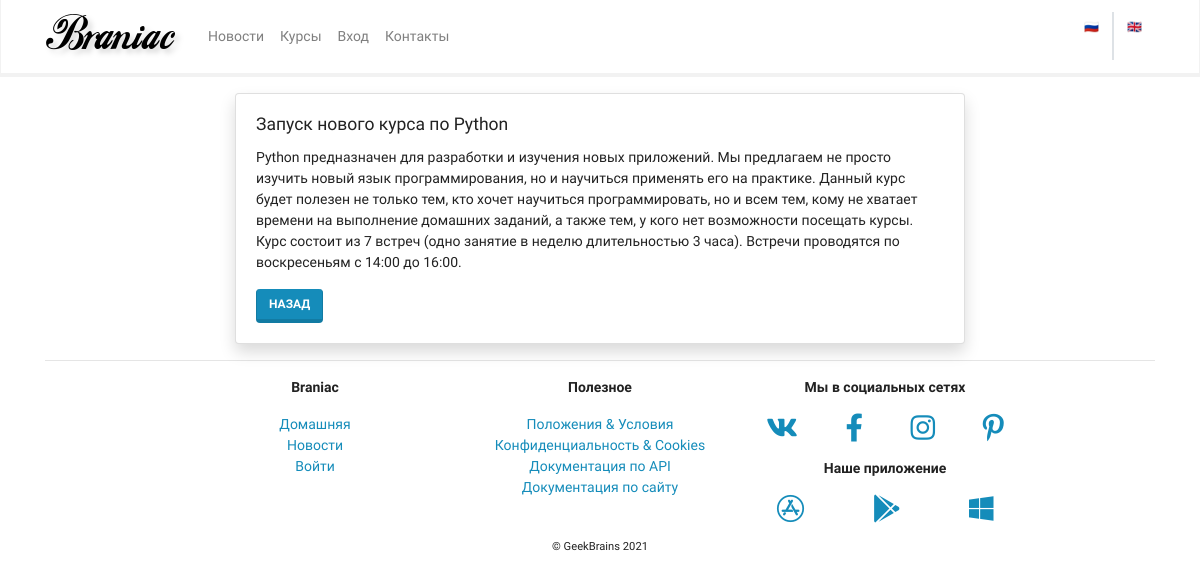
Page /home/news/1/detail/ on the committed database.
### mainapp/models.py (models this page shows, shortened)
class BaseModel(models.Model):  # base class should subclass 'django.db.models.Model'
    created_at = models.DateTimeField(auto_now_add=True, verbose_name=_("created_at"), editable=False)
    updated_at = models.DateTimeField(auto_now=True, verbose_name="_(updated_at)", editable=False)
    deleted = models.BooleanField(default=False, verbose_name=_("deleted"))
    class Meta:
        abstract = True

class News(BaseModel):
    objects = NewsManager()
    DoesNotExist = models.Manager
    title = models.CharField(max_length=256, verbose_name="title")
    preambule = models.CharField(max_length=1024, verbose_name=_("preambule"))
    body = models.TextField(blank=True, null=True, verbose_name=_("body"))
    body_as_markdown = models.BooleanField(default=False, verbose_name=_("as markdown"))
    class Meta:
        ordering = ("-created_at", "-updated_at")
        verbose_name = "новость"
        verbose_name_plural = "новости"

### mainapp/views.py (the view)
# urls.py: path('news/<int:pk>/detail/', views.NewsDetailView.as_view(), name='news_detail'),
class NewsDetailView(DetailView):
    model = News
    def get_object(self, queryset=None):
        return get_object_or_404(News, pk=self.kwargs.get('pk'), deleted=False)

### mainapp/models.py (called while the page is built)
    def get_queryset(self):
        return super().get_queryset().filter(deleted=False)

### mainapp/templates/mainapp/news_detail.html (shortened to what this page needs)
{% extends 'mainapp/base.html' %}
{% block content %}
    <div class="row justify-content-center pt-3">
        <div class="col-md-12 col-lg-8">
            <div class="card shadow">
                <div class="card-body">
                    <h5 class="card-title">{{ object.title }}</h5>
                    <p class="card-text">
                        {{ object.body }}
                    </p>
                    <a href="{% url 'mainapp:news' %}" class="btn btn-primary">
                        Назад
                    </a>
                </div>
            </div>
        </div>
    </div>
{% endblock content %}

### rows in the picture
News: title "Запуск нового курса по Python", body "Python предназначен для разработки и изучения новых приложений. Мы предлагаем не просто изучить новый язык программирования, но и научиться применять его на практике. Данный курс будет полезен не только тем, кто хочет научиться программировать, но и всем тем, кому не хватает времени на выполнение домашних заданий, а также тем, у кого нет возможности посещать курсы. Курс состоит из 7 встреч (одно занятие в неделю длительностью 3 часа). Встречи проводятся по воскресеньям с 14:00 до 16:00."
